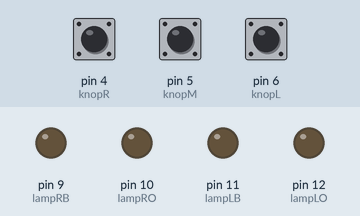
Bench run of a sketch on a simulated Arduino Uno, built with avr-gcc and run on an emulated ATmega328P. Shown: output pins drawn as LEDs (lit = HIGH). Inputs (shaded band) come from the test bench; at power-on: pin 4 (knopR) LOW, pin 6 (knopL) LOW, pin 5 (knopM) LOW.

Above: at 1.2 s.
1.3 s: pin 4 (knopR) pulled HIGH for 0.15 s
At 2.0 s:
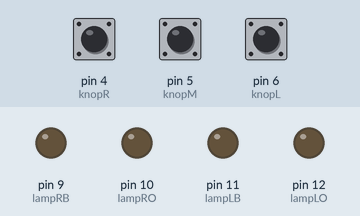
3.0 s: pin 6 (knopL) pulled HIGH for 0.15 s
At 4.4 s:
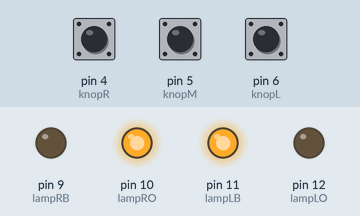
4.7 s: pin 5 (knopM) pulled HIGH for 0.15 s
At 5.8 s:
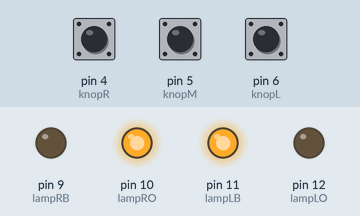
6.4 s: pin 4 (knopR) pulled HIGH for 1 s
At 8.0 s:
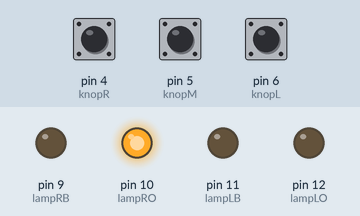
8.9 s: pin 5 (knopM) pulled HIGH for 1 s
At 9.7 s:
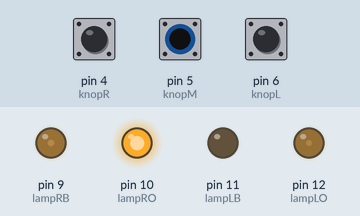
11.4 s: pin 6 (knopL) pulled HIGH for 1 s
At 12.2 s:
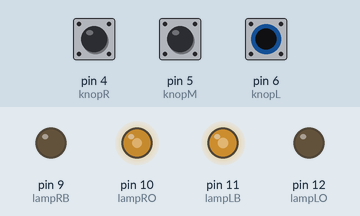
Timing chart, 0 to 14.4 s (numbered marks = the images above; inputs shaded):
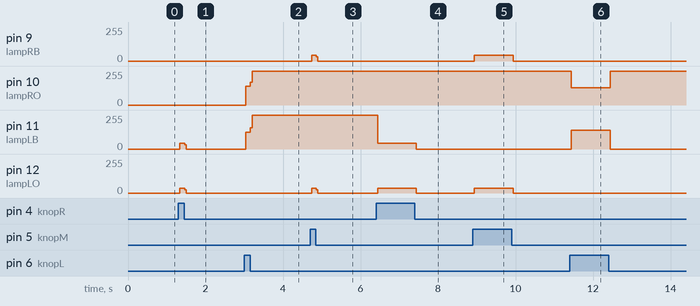

The sketch:

Projectcode.ino
```cpp
const int UIT = 0;
const int IN = 1;

const int INACTIEF = 0;
const int ACTIEF = 1;


int knopLState;
int knopMState;
int knopRState;

int lampState;


int knopL = 6;
int knopM = 5;
int knopR = 4;

int lampLB = 11;
int lampRB = 9;
int lampLO = 12;
int lampRO = 10;


void setup()
{
  knopLState = UIT;
  knopMState = UIT;
  knopRState = UIT;

  lampState = ACTIEF;


  pinMode(knopL, INPUT);
  pinMode(knopM, INPUT);
  pinMode(knopR, INPUT);

  pinMode(lampLB, OUTPUT);
  pinMode(lampRB, OUTPUT);
  pinMode(lampLO, OUTPUT);
  pinMode(lampRO, OUTPUT);
}


void loop()
{
  if (knopLState == UIT)
  {
    if (digitalRead(knopL) == HIGH)
    {
      knopLState = IN;
    }

    lampState = ACTIEF;
  }
  if (knopLState == IN)
  {
    if (digitalRead(knopL) == LOW)
    {
      knopLState = UIT;
    }
  }

  if (knopMState == UIT)
  {
    if (digitalRead(knopM) == HIGH)
    {
      knopMState = IN;
    }

    lampState = ACTIEF;
  }
  if (knopMState == IN)
  {
    if (digitalRead(knopM) == LOW)
    {
      knopMState = UIT;
    }
  }

  if (knopRState == UIT)
  {
    if (digitalRead(knopR) == HIGH)
    {
      knopRState = IN;
    }

    lampState = ACTIEF;
  }
  if (knopRState == IN)
  {
    if (digitalRead(knopR) == LOW)
    {
      knopRState = UIT;
    }
  }


  if (knopLState == IN)
  {
    if (lampState == ACTIEF)
    {
      if (digitalRead(lampLB) == LOW)
      {
        digitalWrite(lampLB, HIGH);
        lampState = INACTIEF;
      }
      else if (digitalRead(lampLB) == HIGH)
      {
        digitalWrite(lampLB, LOW);
        lampState = INACTIEF;
      }

      if (digitalRead(lampRO) == LOW)
      {
        digitalWrite(lampRO, HIGH);
        lampState = INACTIEF;
      }
      else if (digitalRead(lampRO) == HIGH)
      {
        digitalWrite(lampRO, LOW);
        lampState = INACTIEF;
      }
    }
  }

  if (knopMState == IN)
  {
    if (lampState == ACTIEF)
    {
      if (digitalRead(lampRB) == LOW)
      {
        digitalWrite(lampRB, HIGH);
      }
      if (digitalRead(lampRB) == HIGH)
      {
        digitalWrite(lampRB, LOW);
      }

      if (digitalRead(lampLO) == LOW)
      {
        digitalWrite(lampLO, HIGH);
      }
      if (digitalRead(lampLO) == HIGH)
      {
        digitalWrite(lampLO, LOW);
      }

      lampState = INACTIEF;
    }
  }

  if (knopRState == IN)
  {
    if (lampState == ACTIEF)
    {
      if (digitalRead(lampLB) == LOW)
      {
        digitalWrite(lampLB, HIGH);
      }
      if (digitalRead(lampLB) == HIGH)
      {
        digitalWrite(lampLB, LOW);
      }

      if (digitalRead(lampLO) == LOW)
      {
        digitalWrite(lampLO, HIGH);
      }
      if (digitalRead(lampLO) == HIGH)
      {
        digitalWrite(lampLO, LOW);
      }

      lampState = INACTIEF;
    }
  }
}
```

Measured:
- after the input at 1.3 s, pin 11 (lampLB): 0/255 → 42/255 at once, → 0/255 0.12 s later; pin 12 (lampLO): 0/255 → 35/255 at once, → 0/255 0.12 s later
- after the input at 3.0 s, pin 10 (lampRO): 0/255 → 141/255 at once, → 255/255 0.12 s later; pin 11 (lampLB): 0/255 → 127/255 at once, → 255/255 0.12 s later
- after the input at 4.7 s, pin 9 (lampRB): 0/255 → 42/255 at once, → 0/255 0.12 s later; pin 12 (lampLO): 0/255 → 35/255 at once, → 0/255 0.12 s later
- after the input at 6.4 s, pin 11 (lampLB): 255/255 → 45/255 at once, → 0/255 1.0 s later; pin 12 (lampLO): 0/255 → 35/255 at once, → 0/255 1.0 s later
- after the input at 8.9 s, pin 9 (lampRB): 0/255 → 42/255 at once, → 0/255 1.0 s later; pin 12 (lampLO): 0/255 → 35/255 at once, → 0/255 1.0 s later
- after the input at 11.4 s, pin 10 (lampRO): 255/255 → 128/255 at once, → 255/255 1.0 s later; pin 11 (lampLB): 0/255 → 141/255 at once, → 0/255 1.0 s later
